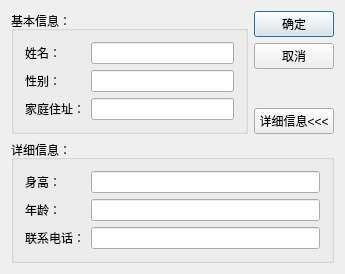
<?xml version="1.0" encoding="UTF-8"?>
<ui version="4.0">
 <class>ExtensionDialog</class>
 <widget class="QDialog" name="ExtensionDialog">
  <property name="geometry">
   <rect>
    <x>0</x>
    <y>0</y>
    <width>345</width>
    <height>236</height>
   </rect>
  </property>
  <property name="windowTitle">
   <string>ExtensionDialog</string>
  </property>
  <layout class="QHBoxLayout" name="horizontalLayout_2">
   <item>
    <layout class="QVBoxLayout" name="verticalLayout_2">
     <item>
      <layout class="QHBoxLayout" name="horizontalLayout">
       <item>
        <widget class="QGroupBox" name="groupBox">
         <property name="title">
          <string>基本信息：</string>
         </property>
         <layout class="QGridLayout" name="gridLayout_3">
          <item row="0" column="0">
           <widget class="QLabel" name="label">
            <property name="text">
             <string>姓名：</string>
            </property>
           </widget>
          </item>
          <item row="0" column="1">
           <widget class="QLineEdit" name="lineEdit"/>
          </item>
          <item row="1" column="0">
           <widget class="QLabel" name="label_2">
            <property name="text">
             <string>性别：</string>
            </property>
           </widget>
          </item>
          <item row="1" column="1">
           <widget class="QLineEdit" name="lineEdit_2"/>
          </item>
          <item row="2" column="0">
           <widget class="QLabel" name="label_3">
            <property name="text">
             <string>家庭住址：</string>
            </property>
           </widget>
          </item>
          <item row="2" column="1">
           <widget class="QLineEdit" name="lineEdit_3"/>
          </item>
         </layout>
        </widget>
       </item>
       <item>
        <layout class="QVBoxLayout" name="verticalLayout">
         <item>
          <widget class="QPushButton" name="pushButton">
           <property name="text">
            <string>确定</string>
           </property>
          </widget>
         </item>
         <item>
          <widget class="QPushButton" name="pushButton_2">
           <property name="text">
            <string>取消</string>
           </property>
          </widget>
         </item>
         <item>
          <spacer name="verticalSpacer_2">
           <property name="orientation">
            <enum>Qt::Vertical</enum>
           </property>
           <property name="sizeHint" stdset="0">
            <size>
             <width>20</width>
             <height>28</height>
            </size>
           </property>
          </spacer>
         </item>
         <item>
          <widget class="QPushButton" name="detailButton">
           <property name="text">
            <string>详细信息&lt;&lt;&lt;</string>
           </property>
          </widget>
         </item>
        </layout>
       </item>
      </layout>
     </item>
     <item>
      <widget class="QGroupBox" name="detailGroupBox">
       <property name="title">
        <string>详细信息：</string>
       </property>
       <layout class="QGridLayout" name="gridLayout_4">
        <item row="0" column="0">
         <widget class="QLabel" name="label_4">
          <property name="text">
           <string>身高：</string>
          </property>
         </widget>
        </item>
        <item row="0" column="1">
         <widget class="QLineEdit" name="lineEdit_4"/>
        </item>
        <item row="1" column="0">
         <widget class="QLabel" name="label_5">
          <property name="text">
           <string>年龄：</string>
          </property>
         </widget>
        </item>
        <item row="1" column="1">
         <widget class="QLineEdit" name="lineEdit_5"/>
        </item>
        <item row="2" column="0">
         <widget class="QLabel" name="label_6">
          <property name="text">
           <string>联系电话：</string>
          </property>
         </widget>
        </item>
        <item row="2" column="1">
         <widget class="QLineEdit" name="lineEdit_6"/>
        </item>
       </layout>
      </widget>
     </item>
    </layout>
   </item>
  </layout>
 </widget>
 <layoutdefault spacing="6" margin="11"/>
 <resources/>
 <connections/>
</ui>
